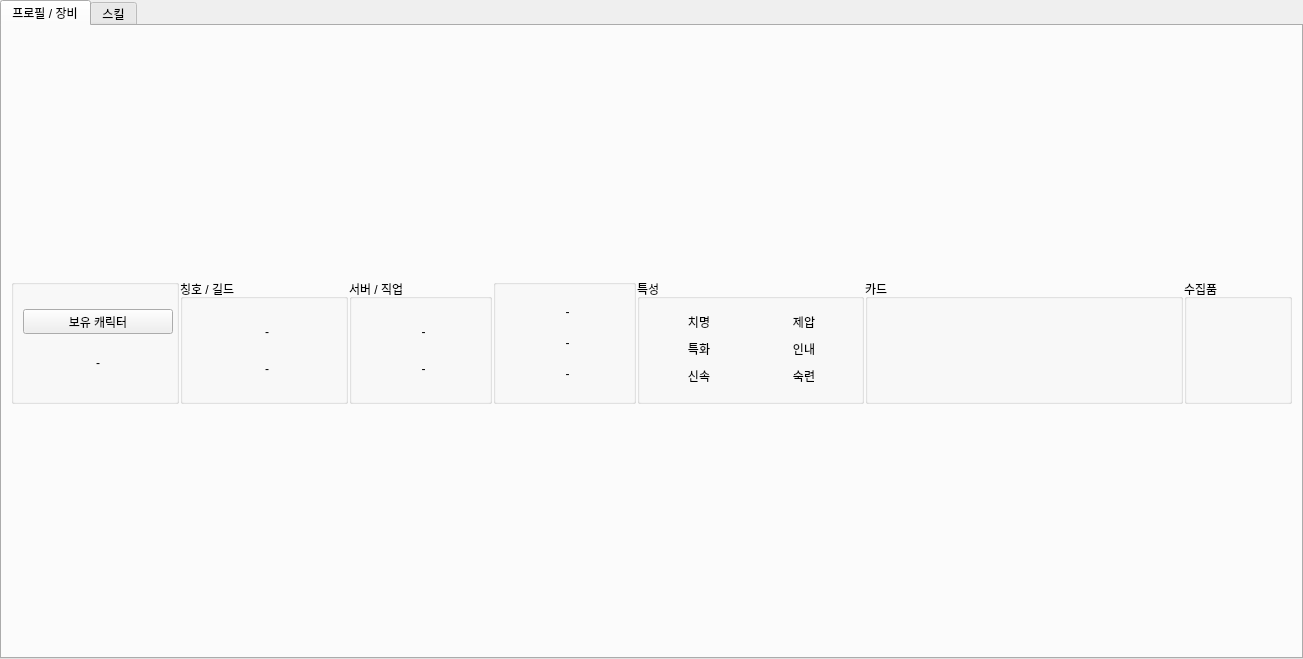
<?xml version="1.0" encoding="UTF-8"?>
<ui version="4.0">
 <class>CharacterWidget</class>
 <widget class="QWidget" name="CharacterWidget">
  <property name="geometry">
   <rect>
    <x>0</x>
    <y>0</y>
    <width>1303</width>
    <height>659</height>
   </rect>
  </property>
  <property name="windowTitle">
   <string>Form</string>
  </property>
  <layout class="QVBoxLayout" name="vLayoutCharacter">
   <property name="spacing">
    <number>1</number>
   </property>
   <property name="leftMargin">
    <number>0</number>
   </property>
   <property name="topMargin">
    <number>0</number>
   </property>
   <property name="rightMargin">
    <number>0</number>
   </property>
   <property name="bottomMargin">
    <number>0</number>
   </property>
   <item>
    <widget class="QTabWidget" name="tabWidget">
     <property name="currentIndex">
      <number>0</number>
     </property>
     <widget class="QWidget" name="tabProfileEquip">
      <attribute name="title">
       <string>프로필 / 장비</string>
      </attribute>
      <layout class="QVBoxLayout" name="vLayoutTabProfileEquip">
       <property name="spacing">
        <number>1</number>
       </property>
       <item>
        <layout class="QHBoxLayout" name="hLayoutProfile">
         <property name="spacing">
          <number>1</number>
         </property>
         <item>
          <widget class="QGroupBox" name="groupName">
           <property name="minimumSize">
            <size>
             <width>168</width>
             <height>125</height>
            </size>
           </property>
           <property name="maximumSize">
            <size>
             <width>168</width>
             <height>125</height>
            </size>
           </property>
           <property name="title">
            <string/>
           </property>
           <layout class="QVBoxLayout" name="vLayoutName">
            <property name="spacing">
             <number>1</number>
            </property>
            <property name="leftMargin">
             <number>9</number>
            </property>
            <item>
             <widget class="QPushButton" name="pbSibling">
              <property name="minimumSize">
               <size>
                <width>150</width>
                <height>25</height>
               </size>
              </property>
              <property name="maximumSize">
               <size>
                <width>150</width>
                <height>25</height>
               </size>
              </property>
              <property name="text">
               <string>보유 캐릭터</string>
              </property>
             </widget>
            </item>
            <item>
             <widget class="QLabel" name="lbName">
              <property name="minimumSize">
               <size>
                <width>150</width>
                <height>25</height>
               </size>
              </property>
              <property name="maximumSize">
               <size>
                <width>150</width>
                <height>25</height>
               </size>
              </property>
              <property name="text">
               <string>-</string>
              </property>
              <property name="alignment">
               <set>Qt::AlignCenter</set>
              </property>
             </widget>
            </item>
           </layout>
          </widget>
         </item>
         <item>
          <widget class="QGroupBox" name="groupTitleGuild">
           <property name="minimumSize">
            <size>
             <width>168</width>
             <height>125</height>
            </size>
           </property>
           <property name="maximumSize">
            <size>
             <width>168</width>
             <height>125</height>
            </size>
           </property>
           <property name="title">
            <string>칭호 / 길드</string>
           </property>
           <layout class="QVBoxLayout" name="vLayoutTitleGuild">
            <property name="spacing">
             <number>1</number>
            </property>
            <item>
             <widget class="QLabel" name="lbTitle">
              <property name="minimumSize">
               <size>
                <width>150</width>
                <height>25</height>
               </size>
              </property>
              <property name="maximumSize">
               <size>
                <width>150</width>
                <height>25</height>
               </size>
              </property>
              <property name="text">
               <string>-</string>
              </property>
              <property name="alignment">
               <set>Qt::AlignCenter</set>
              </property>
             </widget>
            </item>
            <item>
             <widget class="QLabel" name="lbGuild">
              <property name="minimumSize">
               <size>
                <width>150</width>
                <height>25</height>
               </size>
              </property>
              <property name="maximumSize">
               <size>
                <width>150</width>
                <height>25</height>
               </size>
              </property>
              <property name="text">
               <string>-</string>
              </property>
              <property name="alignment">
               <set>Qt::AlignCenter</set>
              </property>
             </widget>
            </item>
           </layout>
          </widget>
         </item>
         <item>
          <widget class="QGroupBox" name="groupServerClass">
           <property name="minimumSize">
            <size>
             <width>143</width>
             <height>125</height>
            </size>
           </property>
           <property name="maximumSize">
            <size>
             <width>143</width>
             <height>125</height>
            </size>
           </property>
           <property name="title">
            <string>서버 / 직업</string>
           </property>
           <layout class="QVBoxLayout" name="vLayoutServerClass">
            <property name="spacing">
             <number>1</number>
            </property>
            <item>
             <widget class="QLabel" name="lbServer">
              <property name="minimumSize">
               <size>
                <width>125</width>
                <height>25</height>
               </size>
              </property>
              <property name="maximumSize">
               <size>
                <width>125</width>
                <height>25</height>
               </size>
              </property>
              <property name="text">
               <string>-</string>
              </property>
              <property name="alignment">
               <set>Qt::AlignCenter</set>
              </property>
             </widget>
            </item>
            <item>
             <widget class="QLabel" name="lbClass">
              <property name="minimumSize">
               <size>
                <width>125</width>
                <height>25</height>
               </size>
              </property>
              <property name="maximumSize">
               <size>
                <width>125</width>
                <height>25</height>
               </size>
              </property>
              <property name="text">
               <string>-</string>
              </property>
              <property name="alignment">
               <set>Qt::AlignCenter</set>
              </property>
             </widget>
            </item>
           </layout>
          </widget>
         </item>
         <item>
          <widget class="QGroupBox" name="groupLevel">
           <property name="minimumSize">
            <size>
             <width>143</width>
             <height>125</height>
            </size>
           </property>
           <property name="maximumSize">
            <size>
             <width>143</width>
             <height>125</height>
            </size>
           </property>
           <property name="title">
            <string/>
           </property>
           <layout class="QVBoxLayout" name="vLayoutLevel">
            <property name="spacing">
             <number>1</number>
            </property>
            <item>
             <widget class="QLabel" name="lbBattleLevel">
              <property name="minimumSize">
               <size>
                <width>125</width>
                <height>25</height>
               </size>
              </property>
              <property name="maximumSize">
               <size>
                <width>125</width>
                <height>25</height>
               </size>
              </property>
              <property name="text">
               <string>-</string>
              </property>
              <property name="alignment">
               <set>Qt::AlignCenter</set>
              </property>
             </widget>
            </item>
            <item>
             <widget class="QLabel" name="lbExpLevel">
              <property name="minimumSize">
               <size>
                <width>125</width>
                <height>25</height>
               </size>
              </property>
              <property name="maximumSize">
               <size>
                <width>125</width>
                <height>25</height>
               </size>
              </property>
              <property name="text">
               <string>-</string>
              </property>
              <property name="alignment">
               <set>Qt::AlignCenter</set>
              </property>
             </widget>
            </item>
            <item>
             <widget class="QLabel" name="lbItemLevel">
              <property name="minimumSize">
               <size>
                <width>125</width>
                <height>25</height>
               </size>
              </property>
              <property name="maximumSize">
               <size>
                <width>125</width>
                <height>25</height>
               </size>
              </property>
              <property name="text">
               <string>-</string>
              </property>
              <property name="alignment">
               <set>Qt::AlignCenter</set>
              </property>
             </widget>
            </item>
           </layout>
          </widget>
         </item>
         <item>
          <widget class="QGroupBox" name="groupAbility">
           <property name="minimumSize">
            <size>
             <width>227</width>
             <height>125</height>
            </size>
           </property>
           <property name="maximumSize">
            <size>
             <width>227</width>
             <height>125</height>
            </size>
           </property>
           <property name="title">
            <string>특성</string>
           </property>
           <layout class="QHBoxLayout" name="hLayoutAbility">
            <item>
             <layout class="QVBoxLayout" name="vLayoutAbility1">
              <property name="spacing">
               <number>1</number>
              </property>
              <item>
               <widget class="QLabel" name="lbCritical">
                <property name="minimumSize">
                 <size>
                  <width>100</width>
                  <height>25</height>
                 </size>
                </property>
                <property name="maximumSize">
                 <size>
                  <width>100</width>
                  <height>25</height>
                 </size>
                </property>
                <property name="text">
                 <string>치명</string>
                </property>
                <property name="alignment">
                 <set>Qt::AlignCenter</set>
                </property>
               </widget>
              </item>
              <item>
               <widget class="QLabel" name="lbSpecification">
                <property name="minimumSize">
                 <size>
                  <width>100</width>
                  <height>25</height>
                 </size>
                </property>
                <property name="maximumSize">
                 <size>
                  <width>100</width>
                  <height>25</height>
                 </size>
                </property>
                <property name="text">
                 <string>특화</string>
                </property>
                <property name="alignment">
                 <set>Qt::AlignCenter</set>
                </property>
               </widget>
              </item>
              <item>
               <widget class="QLabel" name="lbSwiftness">
                <property name="minimumSize">
                 <size>
                  <width>100</width>
                  <height>25</height>
                 </size>
                </property>
                <property name="maximumSize">
                 <size>
                  <width>100</width>
                  <height>25</height>
                 </size>
                </property>
                <property name="text">
                 <string>신속</string>
                </property>
                <property name="alignment">
                 <set>Qt::AlignCenter</set>
                </property>
               </widget>
              </item>
             </layout>
            </item>
            <item>
             <layout class="QVBoxLayout" name="vLayoutAbility2">
              <property name="spacing">
               <number>1</number>
              </property>
              <item>
               <widget class="QLabel" name="lbDomination">
                <property name="minimumSize">
                 <size>
                  <width>100</width>
                  <height>25</height>
                 </size>
                </property>
                <property name="maximumSize">
                 <size>
                  <width>100</width>
                  <height>25</height>
                 </size>
                </property>
                <property name="text">
                 <string>제압</string>
                </property>
                <property name="alignment">
                 <set>Qt::AlignCenter</set>
                </property>
               </widget>
              </item>
              <item>
               <widget class="QLabel" name="lbEndurance">
                <property name="minimumSize">
                 <size>
                  <width>100</width>
                  <height>25</height>
                 </size>
                </property>
                <property name="maximumSize">
                 <size>
                  <width>100</width>
                  <height>25</height>
                 </size>
                </property>
                <property name="text">
                 <string>인내</string>
                </property>
                <property name="alignment">
                 <set>Qt::AlignCenter</set>
                </property>
               </widget>
              </item>
              <item>
               <widget class="QLabel" name="lbExpertise">
                <property name="minimumSize">
                 <size>
                  <width>100</width>
                  <height>25</height>
                 </size>
                </property>
                <property name="maximumSize">
                 <size>
                  <width>100</width>
                  <height>25</height>
                 </size>
                </property>
                <property name="text">
                 <string>숙련</string>
                </property>
                <property name="alignment">
                 <set>Qt::AlignCenter</set>
                </property>
               </widget>
              </item>
             </layout>
            </item>
           </layout>
          </widget>
         </item>
         <item>
          <widget class="QGroupBox" name="groupCard">
           <property name="minimumSize">
            <size>
             <width>318</width>
             <height>125</height>
            </size>
           </property>
           <property name="maximumSize">
            <size>
             <width>318</width>
             <height>125</height>
            </size>
           </property>
           <property name="title">
            <string>카드</string>
           </property>
           <layout class="QHBoxLayout" name="hLayoutCard">
            <item>
             <layout class="QVBoxLayout" name="vLayoutCard"/>
            </item>
           </layout>
          </widget>
         </item>
         <item>
          <widget class="QGroupBox" name="groupCollectible">
           <property name="minimumSize">
            <size>
             <width>0</width>
             <height>125</height>
            </size>
           </property>
           <property name="maximumSize">
            <size>
             <width>550</width>
             <height>125</height>
            </size>
           </property>
           <property name="title">
            <string>수집품</string>
           </property>
           <layout class="QGridLayout" name="gridGroupCollectible"/>
          </widget>
         </item>
        </layout>
       </item>
       <item>
        <layout class="QHBoxLayout" name="hLayoutEquip">
         <property name="spacing">
          <number>1</number>
         </property>
        </layout>
       </item>
       <item>
        <layout class="QHBoxLayout" name="hLayoutAccessory">
         <property name="spacing">
          <number>1</number>
         </property>
        </layout>
       </item>
       <item>
        <layout class="QHBoxLayout" name="hLayoutStoneBraceletEngrave">
         <property name="spacing">
          <number>1</number>
         </property>
        </layout>
       </item>
       <item>
        <layout class="QHBoxLayout" name="hLayoutGem1">
         <property name="spacing">
          <number>1</number>
         </property>
        </layout>
       </item>
       <item>
        <layout class="QHBoxLayout" name="hLayoutGem2">
         <property name="spacing">
          <number>1</number>
         </property>
        </layout>
       </item>
       <item>
        <layout class="QHBoxLayout" name="hLayoutGem3">
         <property name="spacing">
          <number>1</number>
         </property>
        </layout>
       </item>
      </layout>
     </widget>
     <widget class="QWidget" name="tabSkill">
      <attribute name="title">
       <string>스킬</string>
      </attribute>
      <layout class="QGridLayout" name="gridTabSkill"/>
     </widget>
    </widget>
   </item>
  </layout>
 </widget>
 <resources/>
 <connections/>
</ui>
